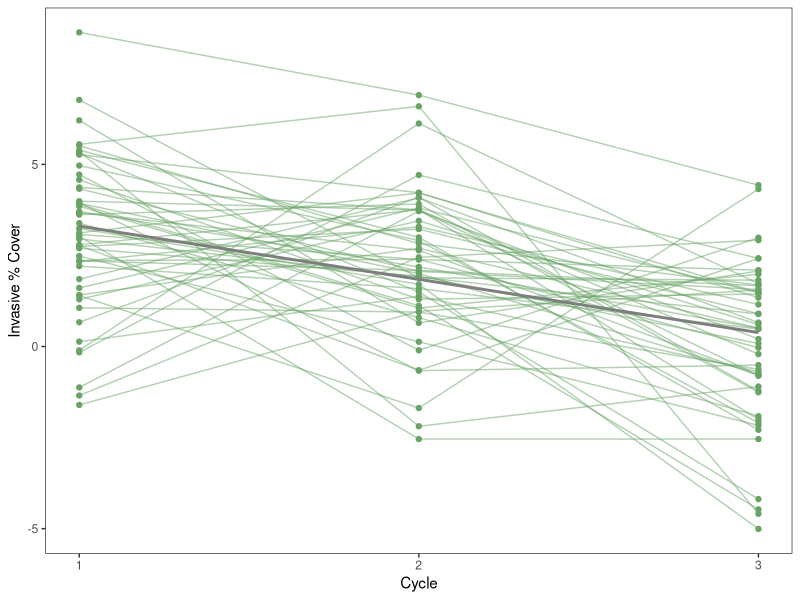
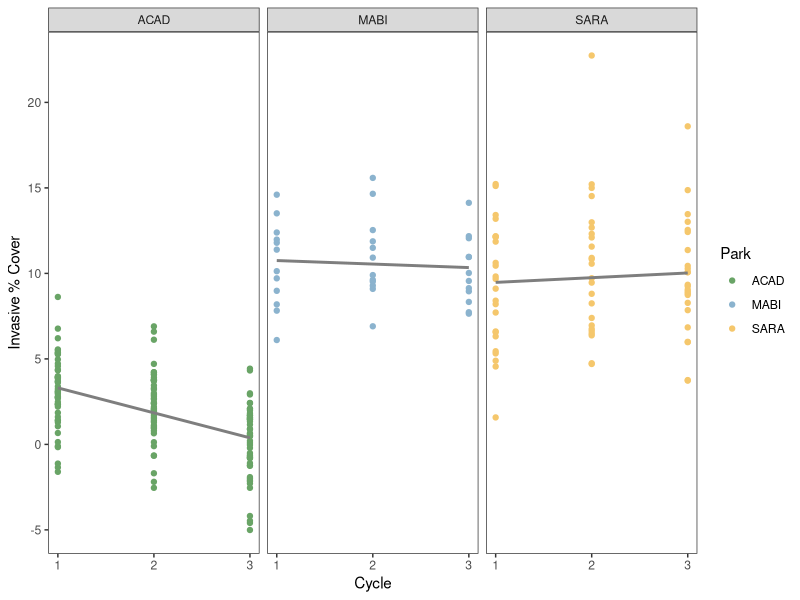

R code for these plots, in order:
library(tidyverse)

# Fake invasive data 
Plot_Name <- c(rep(paste0(rep("ACAD-", 50), sprintf("%02d", 1:50)), each = 3),
               rep(paste0(rep("MABI-", 12), sprintf("%02d", 1:12)), each = 3),
               rep(paste0(rep("SARA-", 24), sprintf("%02d", 1:24)), each = 3))
park <- substr(Plot_Name, 1, 4)
cycle <- rep(1:3, times = length(Plot_Name)/3)
inv_cover <- c(rnorm(150, 5, 2) + -1.5*cycle[1:150], # adding negative trend
               rnorm(36, 10, 2), # no trend 
               rnorm(72, 10, 4)) # no trend

invdata <- data.frame(Plot_Name, park, cycle, inv_cover)

head(invdata)
table(invdata$Plot_Name, invdata$cycle)

invplot_all <- ggplot(invdata, aes(x = cycle, y = inv_cover, group = Plot_Name)) +
  geom_point(aes(color = park)) +
  scale_color_manual(values = c("#69A466", "#8BB3CE", "#F5C76C"), name = "Park") +
  theme_bw()+
  theme(panel.grid.major = element_blank(), 
        panel.grid.minor = element_blank()) +
  labs(x = 'Cycle', y = "Invasive % Cover") +
  scale_x_continuous(limits = c(1, 3), breaks = c(1, 2, 3)) +
  geom_smooth(aes(x = cycle, y = inv_cover, group = park),
              formula = y ~ x,
              method = 'lm', se = FALSE, color = '#7E7E7E')+
  facet_wrap(~park)

invplot_ACAD <- ggplot(invdata %>% filter(park == "ACAD"), 
                       aes(x = cycle, y = inv_cover, group = Plot_Name))+
  geom_point(color = "#69A466") +
  geom_line(aes(group = Plot_Name), color = "#69A466", alpha = 0.5) +
  theme_bw()+
  theme(panel.grid.major = element_blank(), 
        panel.grid.minor = element_blank()) +
  labs(x = 'Cycle', y = "Invasive % Cover") +
  scale_x_continuous(limits = c(1, 3), breaks = c(1, 2, 3)) +
  geom_smooth(aes(x = cycle, y = inv_cover, group = park),
              formula = y ~ x,
              method = 'lm', se = FALSE, color = '#7E7E7E')